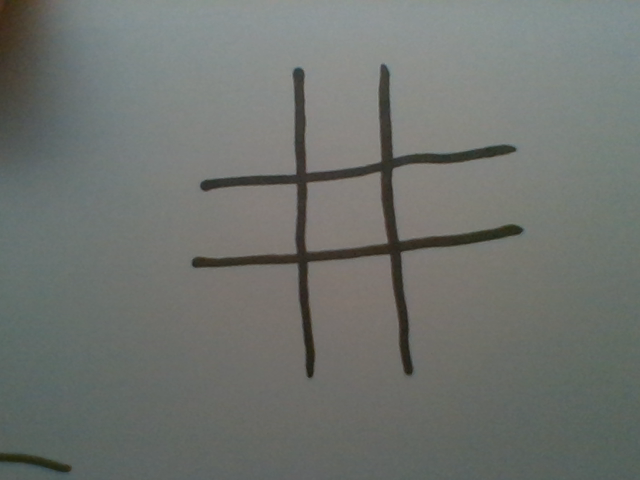
#> input picture photos/opencv_frame_0.png, 640 x 480 px, given in place of the camera
$ python kolko_i_krzyzyk.py
#> lines starting #> are read from the running program, lines starting #| are printed output that depends on the picture; after the words box and inside, x2 and y2 are one past the last pixel; in counts of white or black regions, pixels touching at a corner belong together
import cv2
import numpy as np

cam = cv2.VideoCapture(1)

cv2.namedWindow("TicTacToe")

img_counter = 0

vision = False

def zawiera_sie(frame, x, y, n, m):
    return x + n >= 0 and x + n < len(frame) and y + m >= 0 and y + m < len(frame[0])

def line_equation(x1, y1, x2, y2):
    temp = np.zeros((1, 2))
    if x1 - x2 != 0:
        temp[0][0] = (y1 - y2) / (x1 - x2)
        temp[0][1] = (y2 * x1 - x2 * y1) / (x1 - x2)
    else:
        temp[0][0] = (y1 - y2) / 0.00001
        temp[0][1] = (y2 * x1 - x2 * y1) / 0.00001
    return temp

def detection(crosses, circles, x1, y1, x2, y2, x3, y3, x4, y4):
    xy12 = line_equation(x1, y1, x2, y2)
    xy23 = line_equation(x2, y2, x3, y3)
    xy34 = line_equation(x3, y3, x4, y4)
    xy41 = line_equation(x4, y4, x1, y1)
    if xy12[0][1] < xy34[0][1]:
        temp = xy34
        xy34 = xy12
        xy12 = temp
    if xy23[0][1] < xy41[0][1]:
        temp = xy23
        xy23 = xy41
        xy41 = temp
    if circles is not None:
        for circle in circles[0]:
            if circle[1] <= xy12[0][0] * circle[0] + xy12[0][1] and circle[1] <= xy23[0][0] * circle[0] + xy23[0][1]:
                if circle[1] >= xy34[0][0] * circle[0] + xy34[0][1] and circle[1] >= xy41[0][0] * circle[0] + xy41[0][1]:
                    return ("O", circle)
    for cross in crosses[0]:
        if cross[1] <= xy12[0][0] * cross[0] + xy12[0][1] and cross[1] <= xy23[0][0] * cross[0] + xy23[0][1]:
            if cross[1] >= xy34[0][0] * cross[0] + xy34[0][1] and cross[1] >= xy41[0][0] * cross[0] + xy41[0][1]:
                return ("X", cross)
    return (" ", np.zeros((1)))

while True:
    plansza = [["","",""],["","",""],["","",""]]

    ret, frame = cam.read()
#> frame is the input picture: shape (480, 640, 3); mean B, G, R 110.7, 114.9, 111.3

    img = cv2.cvtColor(frame, cv2.COLOR_BGR2GRAY)

    img = cv2.GaussianBlur(img, (5, 5), 0)

    retTresh, img = cv2.threshold(img, 140, 255, cv2.THRESH_BINARY_INV)
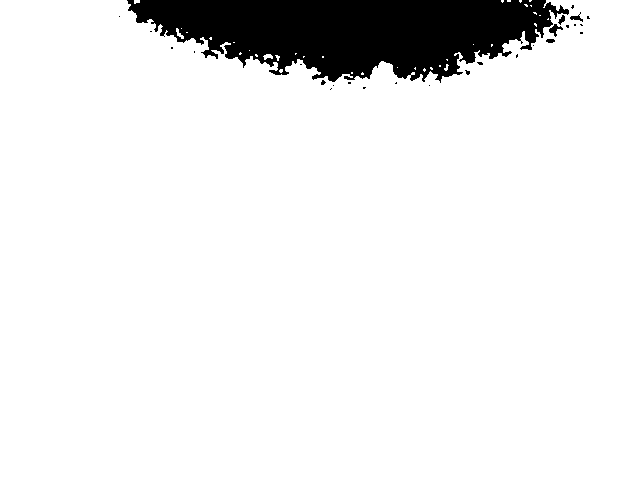
#> img: shape (480, 640); 92.1% white; 27 black regions (22 under 20 px), largest, box (x1, y1, x2, y2) and area: (127, 0, 569, 83) 24110, (549, 24, 563, 37) 75, (570, 12, 583, 22) 49, (558, 15, 565, 25) 37, (546, 39, 555, 43) 30

    # img = cv2.Canny(img, 50, 150, apertureSize=3)

    img = cv2.dilate(img, (5, 5), iterations=5)
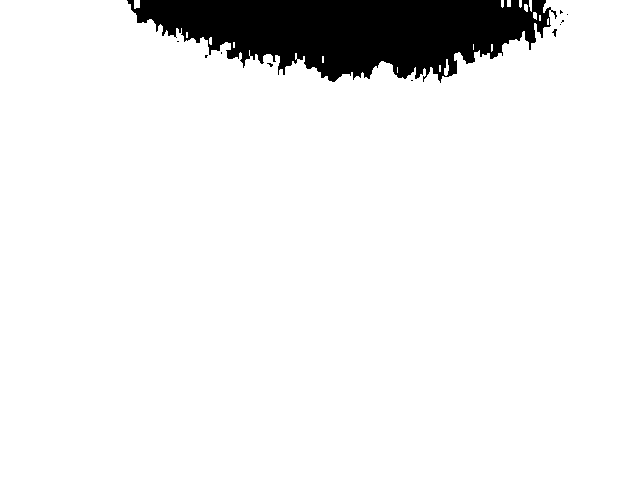
#> img: shape (480, 640); 92.5% white; 11 black regions (9 under 20 px), largest, box (x1, y1, x2, y2) and area: (127, 0, 557, 83) 22974, (552, 29, 557, 37) 20

    img = cv2.erode(img, (5, 5), iterations=5)
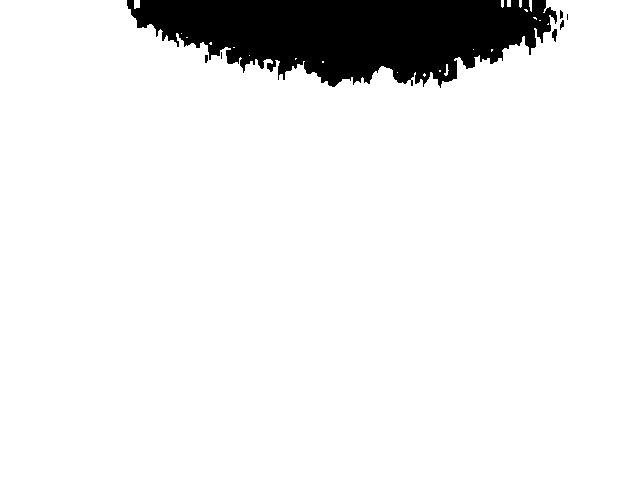
#> img: shape (480, 640); 91.7% white; 7 black regions (2 under 20 px), largest, box (x1, y1, x2, y2) and area: (127, 0, 557, 88) 25521, (552, 29, 557, 42) 45, (560, 20, 564, 30) 26, (560, 10, 563, 19) 22, (205, 55, 208, 63) 22

    circles = cv2.HoughCircles(img, cv2.HOUGH_GRADIENT, 1, 20,
                            param1=50, param2=27, minRadius=min(len(img), len(img[0]))//15,
                               maxRadius=min(len(img), len(img[0]))//3)
#> circles = None

    lines = cv2.HoughLines(img, 1, np.pi / 30, 200)
#> lines = 560 rows, first 8: [386, 0.942], [6, 2.2], [376, 0.942], [378, 0.942], [381, 0.942], [383, 0.942], [1, 2.2], [3, 2.2]

    if lines is not None and len(lines) < 50:
        newlines = np.zeros((4, 1, 2))
        newlines[0] = lines[0]
        moe = 0.1
        k = 1
        for i in range(1, len(lines)):
            if lines[i][0][1] > newlines[0][0][1] - moe and lines[i][0][1] < newlines[0][0][1] + moe:
                if newlines[1][0][0] == 0 and newlines[1][0][1] == 0:
                    newlines[1] = lines[i]
                    k += 1
            elif lines[i][0][1] > newlines[0][0][1] - moe + np.pi/2 and lines[i][0][1] < newlines[0][0][1] + moe + np.pi/2:
                if newlines[2][0][0] == 0 and newlines[2][0][1] == 0:
                    newlines[2] = lines[i]
                    k += 1
                elif newlines[3][0][0] == 0 and newlines[3][0][1] == 0:
                    newlines[3] = lines[i]
                    k += 1
        if k == 4:
            for i in range(4):
                rho, theta = newlines[i][0]
                a = np.cos(theta)
                b = np.sin(theta)
                x0 = a*rho
                y0 = b*rho
                x1 = int(x0 + 1000*(-b))
                y1 = int(y0 + 1000*(a))
                x2 = int(x0 - 1000*(-b))
                y2 = int(y0 - 1000*(a))
                newlines[i] = line_equation(x1, y1, x2, y2)
                cv2.line(frame, (x1, y1), (x2, y2), (0, 0, 255), 2)

            xy = np.zeros((4, 4, 2))
            xy[1][1][1] = -(newlines[2][0][1] - newlines[0][0][1]) / (newlines[2][0][0] - newlines[0][0][0])
            xy[1][1][0] = newlines[0][0][0] * xy[1][1][1] + newlines[0][0][1]
            xy[1][2][1] = -(newlines[3][0][1] - newlines[0][0][1]) / (newlines[3][0][0] - newlines[0][0][0])
            xy[1][2][0] = newlines[0][0][0] * xy[1][2][1] + newlines[0][0][1]
            xy[2][1][1] = -(newlines[2][0][1] - newlines[1][0][1]) / (newlines[2][0][0] - newlines[1][0][0])
            xy[2][1][0] = newlines[1][0][0] * xy[2][1][1] + newlines[1][0][1]
            xy[2][2][1] = -(newlines[3][0][1] - newlines[1][0][1]) / (newlines[3][0][0] - newlines[1][0][0])
            xy[2][2][0] = newlines[1][0][0] * xy[2][2][1] + newlines[1][0][1]
            xy[0][1][1] = xy[1][1][1] + (xy[1][1][1] - xy[2][1][1])
            xy[0][1][0] = xy[1][1][0] + (xy[1][1][0] - xy[2][1][0])
            xy[0][2][1] = xy[1][2][1] + (xy[1][2][1] - xy[2][2][1])
            xy[0][2][0] = xy[1][2][0] + (xy[1][2][0] - xy[2][2][0])
            xy[1][0][1] = xy[1][1][1] + (xy[1][1][1] - xy[1][2][1])
            xy[1][0][0] = xy[1][1][0] + (xy[1][1][0] - xy[1][2][0])
            xy[2][0][1] = xy[2][1][1] + (xy[2][1][1] - xy[2][2][1])
            xy[2][0][0] = xy[2][1][0] + (xy[2][1][0] - xy[2][2][0])
            xy[3][1][1] = xy[2][1][1] + (xy[2][1][1] - xy[1][1][1])
            xy[3][1][0] = xy[2][1][0] + (xy[2][1][0] - xy[1][1][0])
            xy[3][2][1] = xy[2][2][1] + (xy[2][2][1] - xy[1][2][1])
            xy[3][2][0] = xy[2][2][0] + (xy[2][2][0] - xy[1][2][0])
            xy[1][3][1] = xy[1][2][1] + (xy[1][2][1] - xy[1][1][1])
            xy[1][3][0] = xy[1][2][0] + (xy[1][2][0] - xy[1][1][0])
            xy[2][3][1] = xy[2][2][1] + (xy[2][2][1] - xy[2][1][1])
            xy[2][3][0] = xy[2][2][0] + (xy[2][2][0] - xy[2][1][0])
            xy[0][0][1] = xy[0][1][1] + (xy[0][1][1] - xy[0][2][1])
            xy[0][0][0] = xy[0][1][0] + (xy[0][1][0] - xy[0][2][0])
            xy[0][3][1] = xy[0][2][1] + (xy[0][2][1] - xy[0][1][1])
            xy[0][3][0] = xy[0][2][0] + (xy[0][2][0] - xy[0][1][0])
            xy[3][0][1] = xy[3][1][1] + (xy[3][1][1] - xy[3][2][1])
            xy[3][0][0] = xy[3][1][0] + (xy[3][1][0] - xy[3][2][0])
            xy[3][3][1] = xy[3][2][1] + (xy[3][2][1] - xy[3][1][1])
            xy[3][3][0] = xy[3][2][0] + (xy[3][2][0] - xy[3][1][0])

            for i in range(4):
                for j in range(4):
                    for n in range(-2*(i+1), 3*(i+1)):
                        for m in range(-2*(j+1), 3*(j+1)):
                            if zawiera_sie(frame, int(xy[i][j][0]), int(xy[i][j][1]), n, m):
                                frame[int(xy[i][j][0]) + n][int(xy[i][j][1]) + m] = (0, 255, 0)

            tempcrosses = []
            zakres = 20
            for i in range(3):
                for j in range(3):
                    for n in range(-zakres, zakres + 1):
                        for m in range(-zakres, zakres + 1):
                            if zawiera_sie(frame, int((xy[i][j][0] + xy[i+1][j][0])/2), int((xy[i][j][1] + xy[i][j+1][1])/2), n, m) and img[
                                int((xy[i][j][0] + xy[i+1][j][0])/2) + n][int((xy[i][j][1] + xy[i][j+1][1])/2) + m] == 255:
                                if zawiera_sie(frame, int(((xy[i][j][0] + xy[i+1][j][0])/2 + xy[i + 1][j][0]) / 2), int(
                                    (xy[i][j][1] + xy[i][j+1][1])/2), n, m) and zawiera_sie(
                                    frame, int((xy[i][j][0] + xy[i+1][j][0])/2), int((
                                    (xy[i][j][1] + xy[i][j+1][1])/2 + xy[i][j + 1][1]) / 2), n, m) and zawiera_sie(
                                    frame, int(((xy[i][j][0] + xy[i+1][j][0])/2 + xy[i][j][0]) / 2), int(
                                    (xy[i][j][1] + xy[i][j+1][1])/2), n, m) and zawiera_sie(
                                    frame, int((xy[i][j][0] + xy[i+1][j][0])/2), int((
                                    (xy[i][j][1] + xy[i][j+1][1])/2 + xy[i][j][1]) / 2), n, m) and (img[
                                    int(((xy[i][j][0] + xy[i + 1][j][0]) / 2 + xy[i + 1][j][0]) / 2) + n][
                                    int((xy[i][j][1] + xy[i][j + 1][1]) / 2) + m] == 0 and img[
                                    int((xy[i][j][0] + xy[i + 1][j][0]) / 2) + n][
                                    int(((xy[i][j][1] + xy[i][j + 1][1]) / 2 + xy[i][j + 1][1]) / 2) + m] == 0)and (img[
                                    int(((xy[i][j][0] + xy[i+1][j][0])/2 + xy[i][j][0]) / 2) + n][
                                    int((xy[i][j][1] + xy[i][j + 1][1]) / 2) + m] == 0 and img[
                                    int((xy[i][j][0] + xy[i + 1][j][0]) / 2) + n][
                                    int(((xy[i][j][1] + xy[i][j+1][1])/2 + xy[i][j][1]) / 2) + m] == 0):
                                        tempcrosses += [[xy[i][j][0] + n, xy[i][j][1] + m]]

            crosses = np.zeros((1, len(tempcrosses), 2))
            for i in range(len(tempcrosses)):
                crosses[0][i][0] = tempcrosses[i][0]
                crosses[0][i][1] = tempcrosses[i][1]
            newcircles = np.zeros((3, 3, 3))
            newcrosses = np.zeros((3, 3, 2))
            for i in range(3):
                for j in range(3):
                    cv2.line(frame, (int(xy[0+i][0+j][1]), int(xy[0+i][0+j][0])),
                             (int(xy[0+i][1+j][1]), int(xy[0+i][1+j][0])), (0, 0, 255), 2)
                    cv2.line(frame, (int(xy[0 + i][1 + j][1]), int(xy[0 + i][1 + j][0])),
                             (int(xy[1 + i][1 + j][1]), int(xy[1 + i][1 + j][0])), (0, 0, 255), 2)
                    cv2.line(frame, (int(xy[1 + i][1 + j][1]), int(xy[1 + i][1 + j][0])),
                             (int(xy[1 + i][0 + j][1]), int(xy[1 + i][0 + j][0])), (0, 0, 255), 2)
                    cv2.line(frame, (int(xy[1 + i][0 + j][1]), int(xy[1 + i][0 + j][0])),
                             (int(xy[0 + i][0 + j][1]), int(xy[0 + i][0 + j][0])), (0, 0, 255), 2)
                    temp = detection(crosses, circles, xy[0+i][0+j][1], xy[0+i][0+j][0], xy[0+i][1+j][1],
                        xy[0+i][1+j][0], xy[1+i][1+j][1], xy[1+i][1+j][0], xy[1+i][0+j][1], xy[1+i][0+j][0])
                    plansza[i][j] = temp[0]
                    if len(temp[1]) == 3:
                        newcircles[i][j] = temp[1]
                    elif len(temp[1]) == 2:
                        newcrosses[i][j] = temp[1]

            print("")
            print(plansza[0])
            print(plansza[1])
            print(plansza[2])
            print("")

            newcircles = np.uint16(np.around(newcircles))
            for i in range(3):
                for j in newcircles[i]:
                    cv2.circle(frame, (j[0], j[1]), j[2], (0, 255, 0), 2)
                    cv2.circle(frame, (j[0], j[1]), 2, (255, 0, 0), 3)

            for i in range(3):
                for j in range(3):
                    if newcrosses[i][j][0] != 0 and newcrosses[i][j][1] != 0:
                        cv2.line(frame, (int(xy[i][j][1]), int(xy[i][j][0])), (
                            int(xy[i + 1][j + 1][1]), int(xy[i + 1][j + 1][0])), (0, 255, 255), 2)
                        cv2.line(frame, (int(xy[i + 1][j][1]), int(xy[i + 1][j][0])), (
                            int(xy[i][j + 1][1]), int(xy[i][j + 1][0])), (0, 255, 255), 2)


    if vision:
        cv2.imshow("TicTacToe", frame)
    else:
        cv2.imshow("TicTacToe", img)

    if not ret:
        break
    k = cv2.waitKey(1)
#> (key Esc is pressed here)

    if k % 256 == 27:
        # ESC pressed
        print("ESC hit, closing...")
        break
    elif k % 256 == 32:
        # SPACE pressed
        img_name = "photos/opencv_frame_{}.png".format(img_counter)
        cv2.imwrite(img_name, frame)
        print("{} written!".format(img_name))
        img_counter += 1
    elif k % 256 == 118:
        if vision:
            vision = False
        else:
            vision = True

cam.release()

cv2.destroyAllWindows()

$ run again, on photos/opencv_frame_1.png
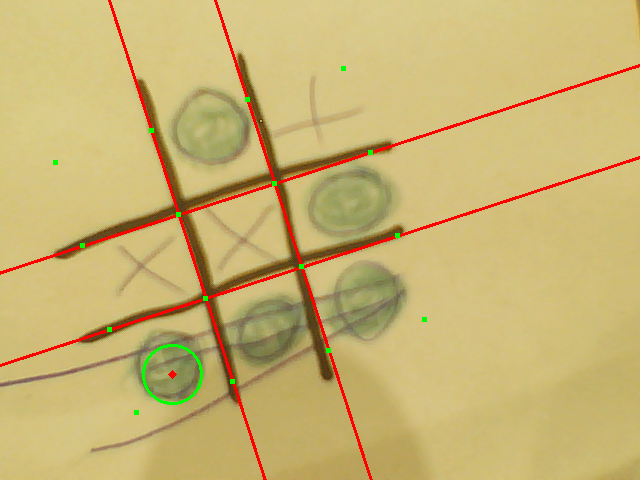
#> input picture photos/opencv_frame_1.png, 640 x 480 px, given in place of the camera
#> frame is the input picture: shape (480, 640, 3); mean B, G, R 114.5, 179, 200.7
#> `img = cv2.erode(img, (5, 5), iterations=5)`:
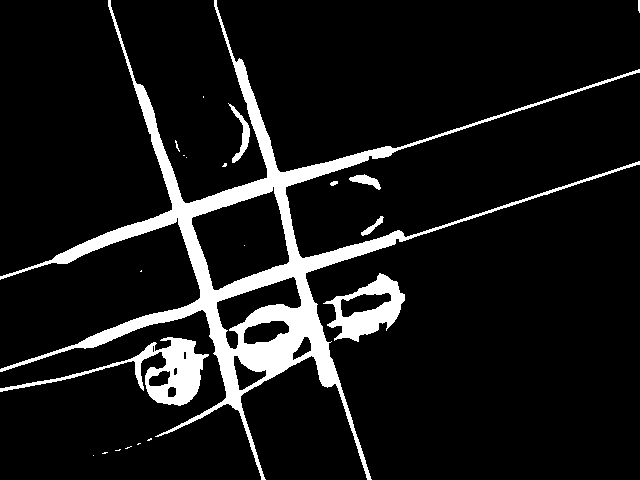
#> img: shape (480, 640); 9.8% white; 21 white regions (12 under 20 px), largest, box (x1, y1, x2, y2) and area: (0, 0, 640, 480) 23576, (0, 337, 209, 406) 3295, (323, 273, 405, 342) 2375
#> circles = None
#> lines = 19 rows, first 8: [352, 1.26], [264, 1.26], [-203, 2.83], [-103, 2.83], [459, 1.05], [382, 1.36], [-234, 2.93], [411, 1.26]
#> the loop `for i in range(1, len(lines)):` made 18 passes
#> after the loop `for i in range(1, len(lines)):`: k = 4; newlines = [[352, 1.26], [264, 1.26], [-203, 2.83], [-103, 2.83]]
#> the loop `for i in range(4):` made 4 passes
#> (rho, theta, a, b, x0, y0, x1, y1) on passes 1 to 4: (352, 1.26, 0.309, 0.951, 108.8, 334.8, -842, 643), (264, 1.26, 0.309, 0.951, 81.58, 251.1, -869, 560), (-203, 2.83, -0.951, 0.309, 193.1, -62.73, -115, -1013), (-103, 2.83, -0.951, 0.309, 97.96, -31.83, -211, -982)
#> after the loop `for i in range(4):`: newlines = [[-0.325, 369.3], [-0.325, 278], [3.08, -658.7], [3.08, -331.9]]
#> `tempcrosses = []`: tempcrosses = []
#> after the loop `for i in range(3):`: tempcrosses = 292 pairs, first value 169.7 to 368.6, second value 188.9 to 444.5
#> `crosses = np.zeros((1, len(tempcrosses), 2))`: crosses = 292 pairs, first value 0 to 0, second value 0 to 0
#> after the loop `for i in range(len(tempcrosses)):`: crosses has the same summary as tempcrosses
#> the loop `for i in range(3):` made 3 passes
#> after the loop `for i in range(3):`: plansza = [['X', 'X', ' '], ['X', 'X', 'X'], [' ', ' ', ' ']]
#| ['X', 'X', ' ']
#| ['X', 'X', 'X']
#> after the loop `for i in range(3):`:
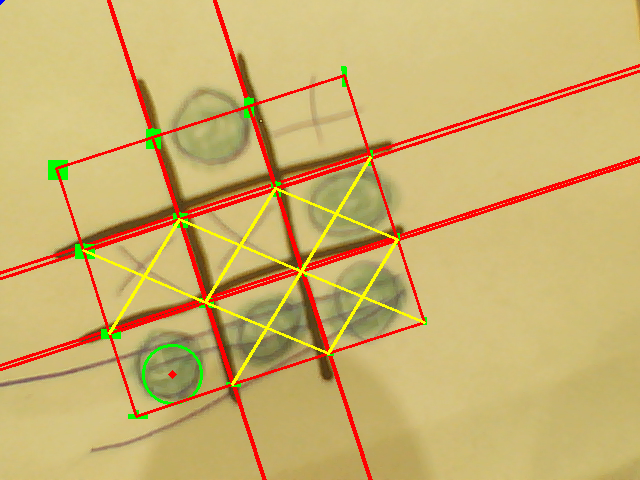
#> frame: shape (480, 640, 3); mean B, G, R 109.9, 175.9, 202.7
